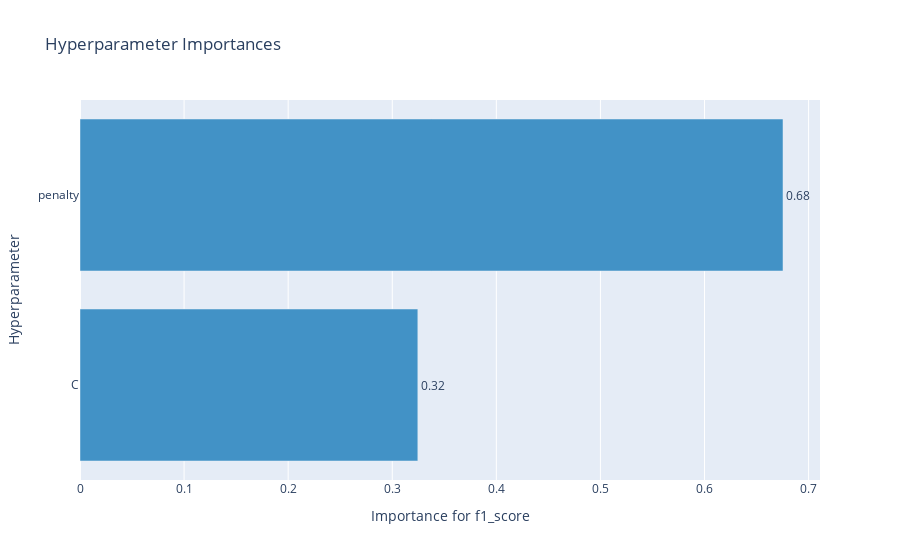

Notebook cell for this chart:
### Markdown cell above
### Построим графики важности гиперпараметров

### Code cell
optuna.visualization.plot_param_importances(study_lr, target_name="f1_score")

### Figure 1 — Plotly figure (JSON) as saved in the notebook; plotly's stock layout.template omitted (floating-point values rounded to 4 significant figures)
{"data": [{"cliponaxis": false, "hovertemplate": ["C (FloatDistribution): 0.3245778006527114<extra></extra>", "penalty (CategoricalDistribution): 0.6754221993472886<extra></extra>"], "marker": {"color": "rgb(66,146,198)"}, "orientation": "h", "text": ["0.32", "0.68"], "textposition": "outside", "type": "bar", "x": [0.3246, 0.6754], "y": ["C", "penalty"]}], "layout": {"showlegend": false, "title": {"text": "Hyperparameter Importances"}, "xaxis": {"title": {"text": "Importance for f1_score"}}, "yaxis": {"title": {"text": "Hyperparameter"}}}}
